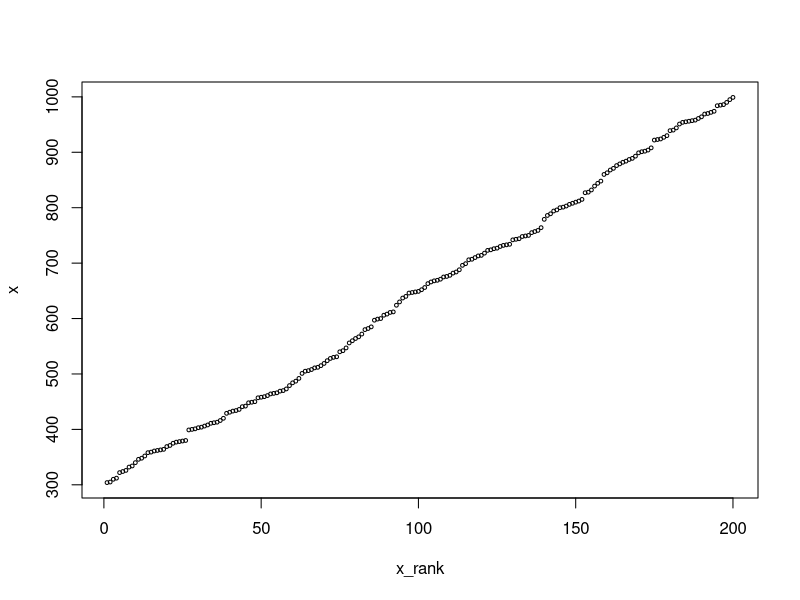
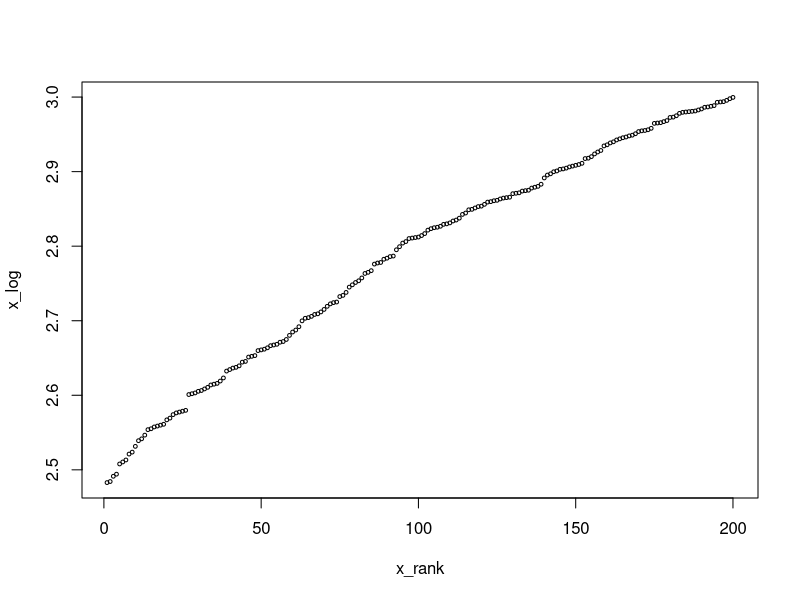
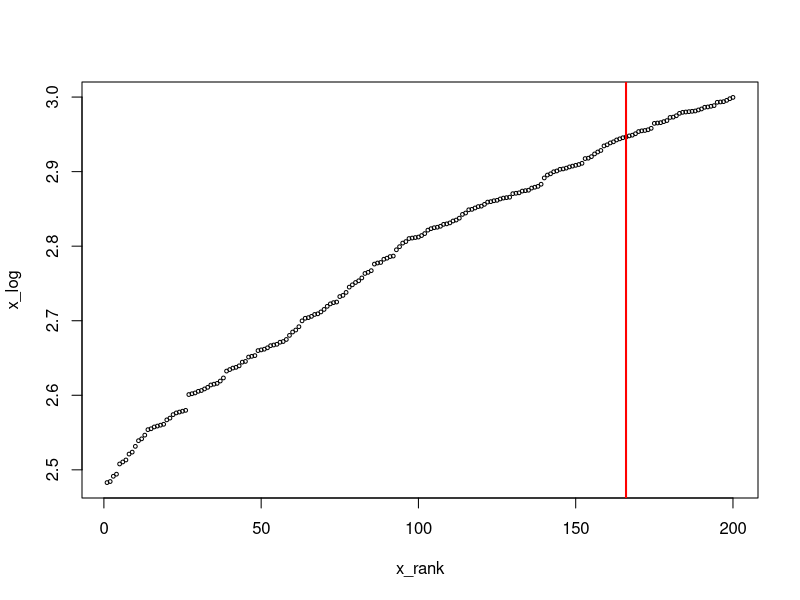

These figures' R source, in order:
## ---- chunk 1
x<-sample(300:1000,size = 200)
x_rank<-rank(x)
plot(x_rank,x,cex=0.5)
## ---- chunk 2
x_log<-log10(x)
plot(x_rank,x_log,cex=0.5)
## ---- chunk 3
x_order<-order(x)
x_o<-x_rank[x_order]
rawdiff<-diff(x_log)/diff(x_o)
inflection<-which(rawdiff==min(rawdiff[1:length(rawdiff)]))
plot(x_rank,x_log,cex=0.5)
abline(v=inflection,col="red",lwd=2)
